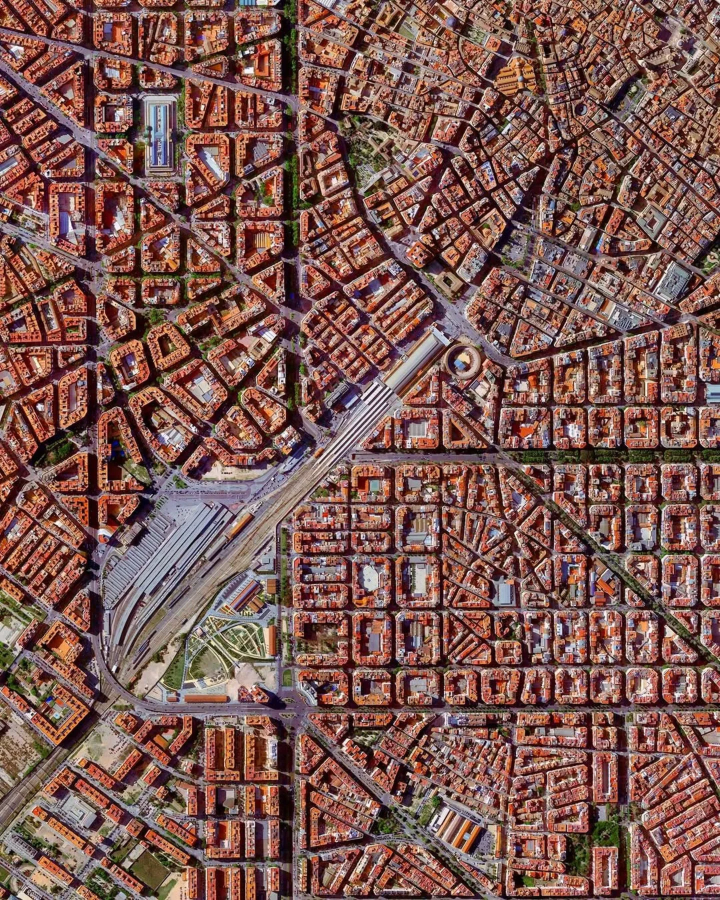
#> input picture landsat_2010.webp, 1440 x 1800 px, found by its file name (shown at 1/2 size)
$ jupyter execute Urban_Sprawl_Monitoring_Local_GIS_Image_Processing.ipynb   (shell and % lines are left out)
#> lines starting #> are read from the running program, lines starting #| are printed output that depends on the picture; after the words box and inside, x2 and y2 are one past the last pixel; in counts of white or black regions, pixels touching at a corner belong together
<a href="https://colab.research.google.com/github/manikanta318/Urban-Sprawl-Monitoring-Local-GIS-Image-Processing-/blob/main/Urban_Sprawl_Monitoring_Local_GIS_Image_Processing.ipynb" target="_parent"></a>

[cell 1]
# === Install required geospatial libraries ===

[cell 2]
# =========================================================
# URBAN SPRAWL MONITORING (Flexible for .tif / .jpg / .webp)
# =========================================================


import rasterio
import numpy as np
import matplotlib.pyplot as plt
import cv2
import warnings
import os

warnings.filterwarnings("ignore", category=rasterio.errors.NotGeoreferencedWarning)

# === Helper: NDBI Calculation ===
def calculate_ndbi(nir, swir):
    """Normalized Difference Built-up Index"""
    ndbi = (swir - nir) / (swir + nir + 1e-10)
    ndbi[np.isinf(ndbi)] = np.nan
    return ndbi

# === Helper: Smart image loader (handles .tif and .webp) ===
def load_image_auto(path):
#> called with path = '/content/landsat_2010.webp'
    ext = os.path.splitext(path)[1].lower()
    if ext in ['.tif', '.tiff']:
        src = rasterio.open(path)
        bands = src.count
        print(f"🛰️ Loaded GeoTIFF with {bands} bands")

        if bands >= 6:
            nir = src.read(5).astype('float32')
            swir = src.read(6).astype('float32')
            print("✅ Using NIR=Band5 & SWIR=Band6")
        elif bands >= 3:
            red = src.read(1).astype('float32')
            green = src.read(2).astype('float32')
            blue = src.read(3).astype('float32')
            nir, swir = red, blue
            print("⚠️ Only RGB found — simulating NIR=Red, SWIR=Blue")
        else:
            print("❌ Too few bands — generating random test data")
            nir = np.random.rand(512, 512)
            swir = np.random.rand(512, 512)
    else:
        print(f"🖼️ Loaded standard image: {path}")
        img = cv2.imread(path, cv2.IMREAD_COLOR)
#> img is the input picture: shape (1800, 1440, 3); mean B, G, R 81.7, 88.5, 125
        if img is None:
            raise FileNotFoundError(f"Image not found: {path}")
        img = cv2.cvtColor(img, cv2.COLOR_BGR2RGB).astype('float32') / 255.0
        red, green, blue = img[:, :, 0], img[:, :, 1], img[:, :, 2]
        nir, swir = red, blue
        print("⚠️ Non-GIS image — simulating NIR=Red & SWIR=Blue")

    return nir, swir

# === File paths ===
image_2010_path = "/content/landsat_2010.webp"
image_2020_path = "/content/landsat_2020.webp"

# === Load images ===
nir_2010, swir_2010 = load_image_auto(image_2010_path)
nir_2020, swir_2020 = load_image_auto(image_2020_path)
#> call 2 of load_image_auto, with path = '/content/landsat_2020.webp'
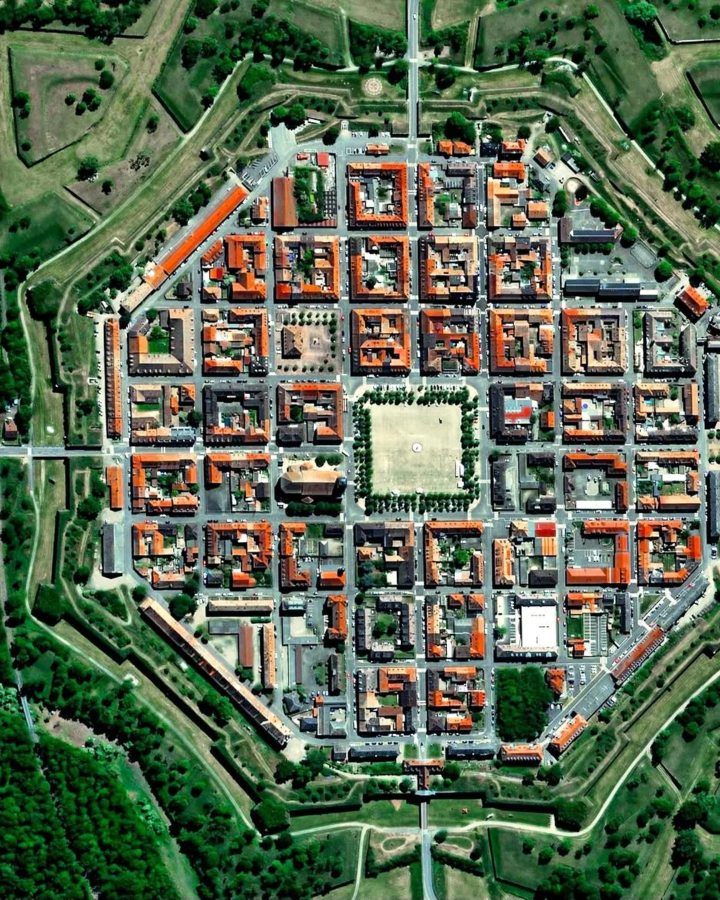
#> input picture landsat_2020.webp, 1440 x 1800 px, found by its file name (shown at 1/2 size)
#> in load_image_auto, img is the input picture: shape (1800, 1440, 3); mean B, G, R 82.7, 106.6, 90.5
#> in load_image_auto (call 2), `red, green, blue = img[:, :, 0], img[:, :, 1], img[:, :, 2]`:
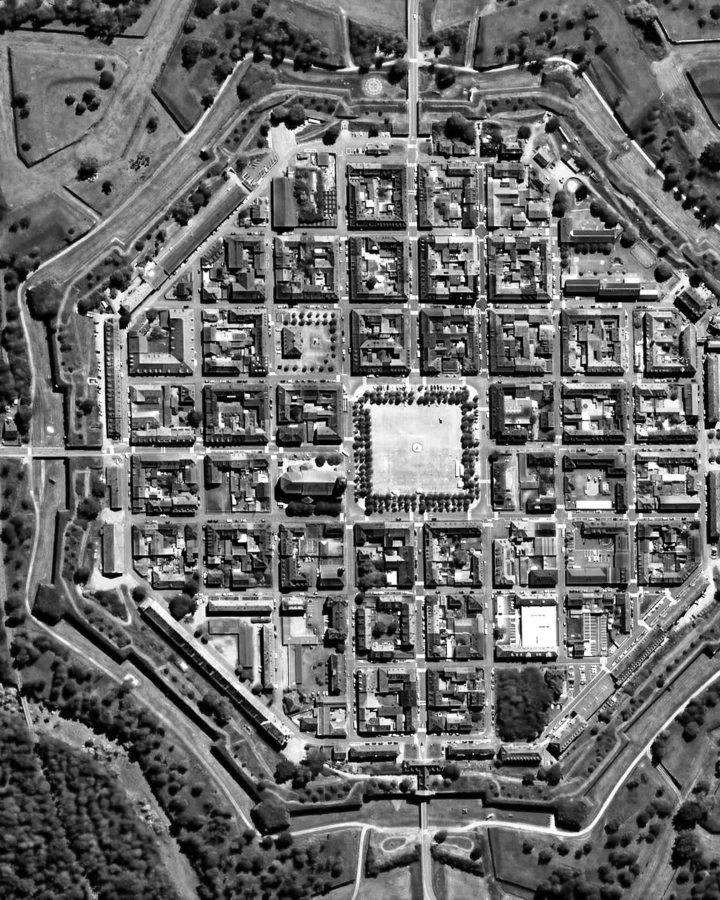
#> green: shape (1800, 1440) float32 (shown at 1/2 size); min 0, max 1, mean 0.418
#> in load_image_auto (call 2), `red, green, blue = img[:, :, 0], img[:, :, 1], img[:, :, 2]`:
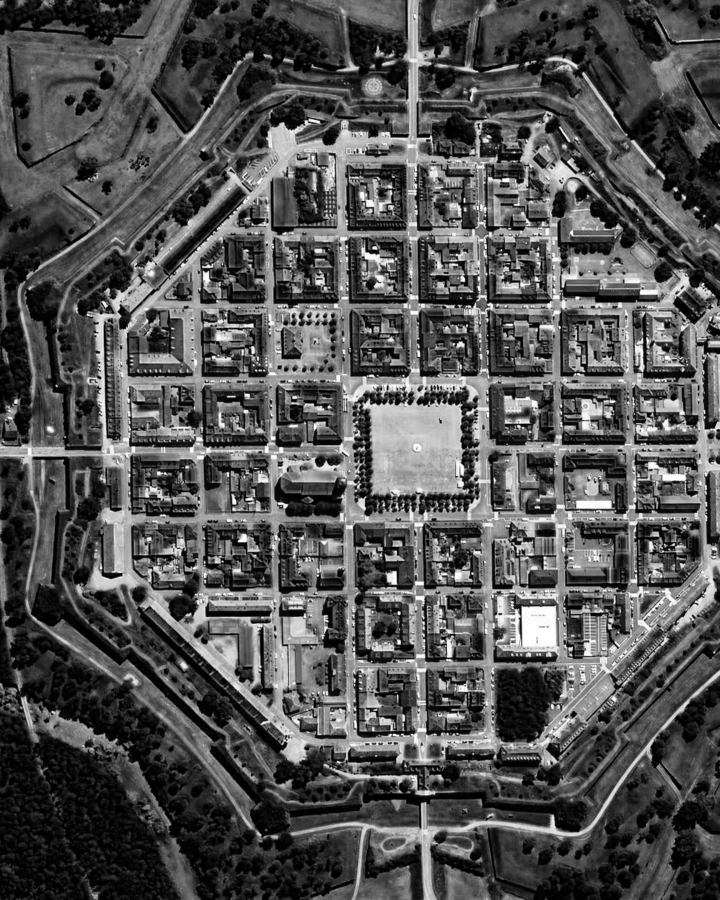
#> blue: shape (1800, 1440) float32 (shown at 1/2 size); min 0, max 1, mean 0.324

# === Compute NDBI ===
ndbi_2010 = calculate_ndbi(nir_2010, swir_2010)
ndbi_2020 = calculate_ndbi(nir_2020, swir_2020)
#> in calculate_ndbi (call 2), `ndbi = (swir - nir) / (swir + nir + 1e-10)`:
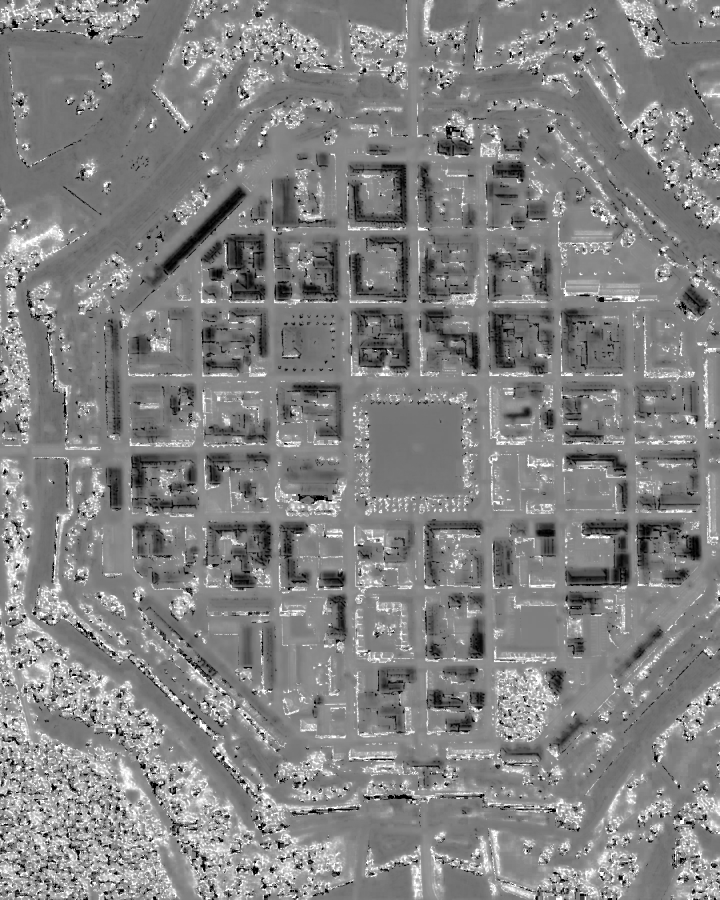
#> ndbi: shape (1800, 1440) float32 (shown at 1/2 size); min -1, max 1, mean 0.0302; drawn with min black and max white

# === Classify built-up ===
urban_2010 = np.where(ndbi_2010 > 0, 1, 0)
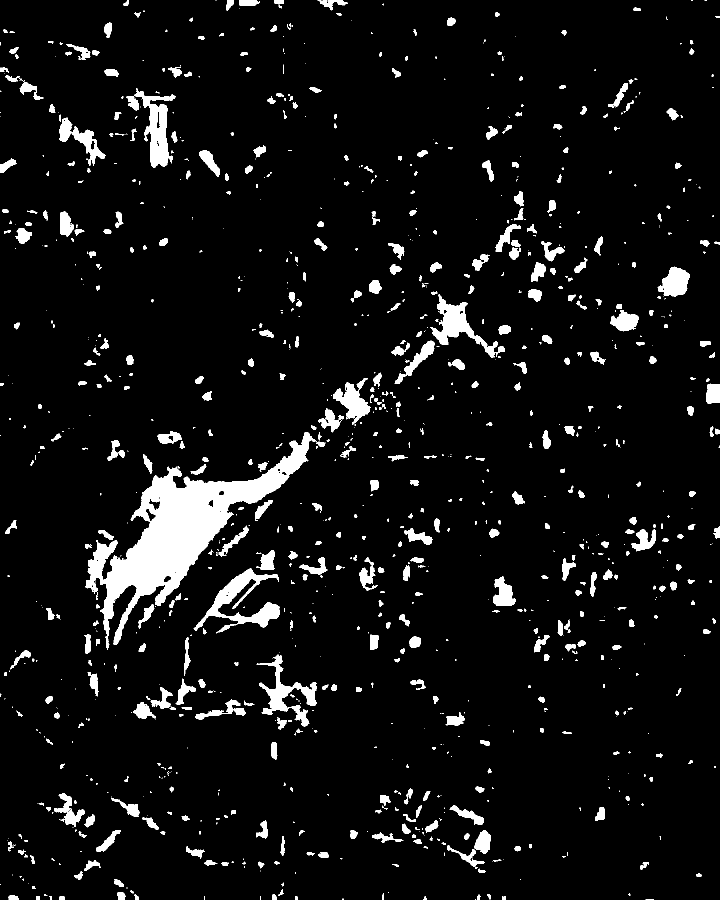
#> urban_2010: shape (1800, 1440) int64 (shown at 1/2 size); values 0 (black) and 1 (white), 6.5% white; 1130 white regions (554 under 20 px), largest, box (x1, y1, x2, y2) and area: (170, 865, 651, 1300) 47910, (387, 1137, 560, 1267) 6345, (252, 176, 351, 335) 5382
urban_2020 = np.where(ndbi_2020 > 0, 1, 0)
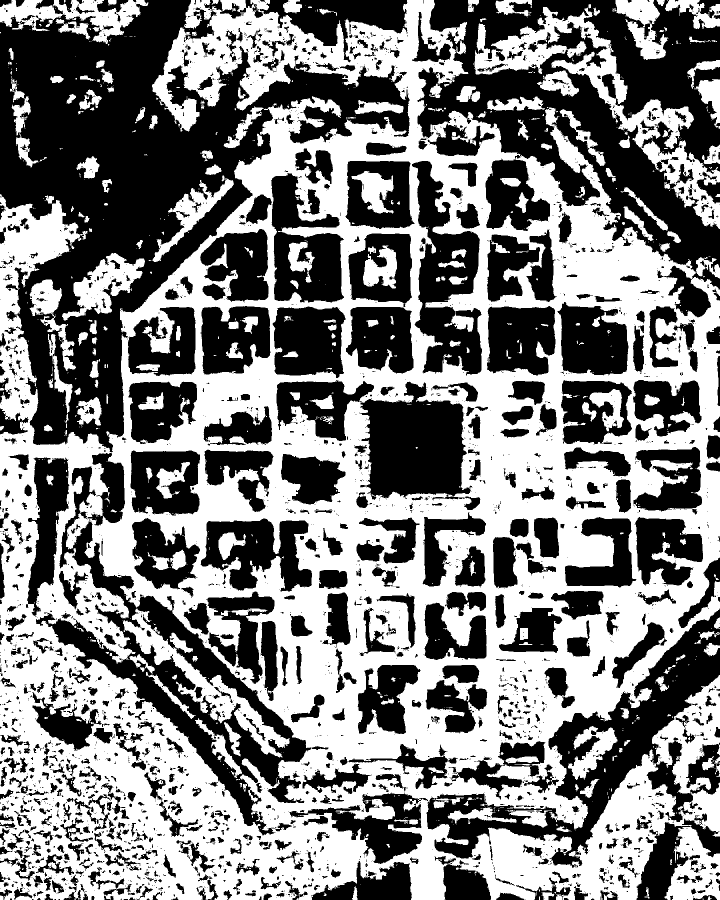
#> urban_2020: shape (1800, 1440) int64 (shown at 1/2 size); values 0 (black) and 1 (white), 50.2% white; 3379 black regions (2506 under 20 px), largest, box (x1, y1, x2, y2) and area: (0, 0, 819, 905) 262110, (835, 0, 1440, 544) 156562, (72, 933, 622, 1671) 65188

# === Detect change ===
change_map = urban_2020 - urban_2010  # 1=new urban, -1=lost urban
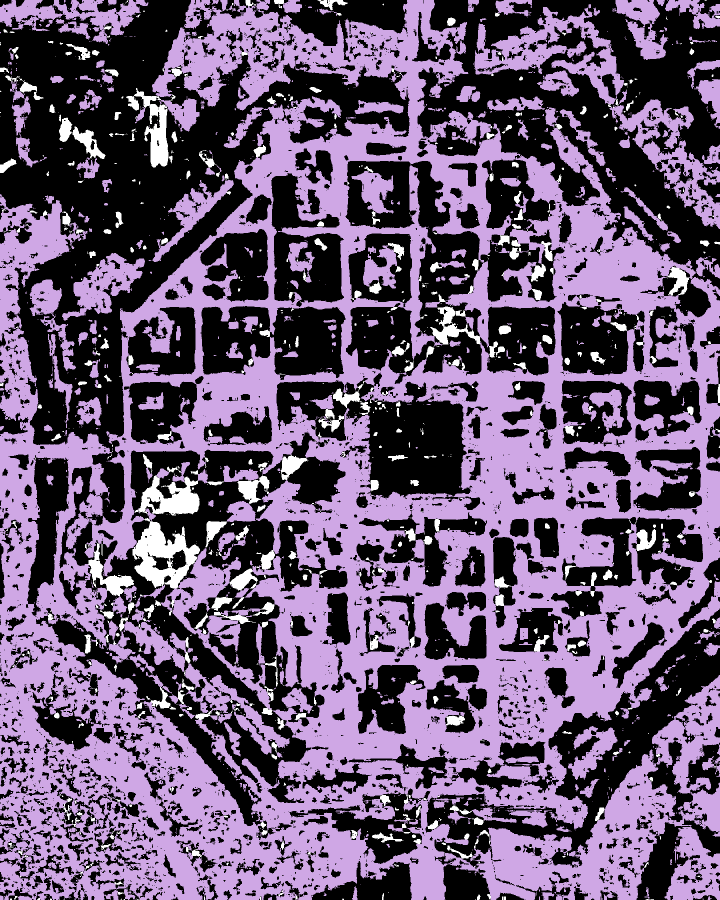
#> change_map: shape (1800, 1440) int64 (shown at 1/2 size); 3 distinct labels, from -1 to 1; one colour per label, 0 black, -1 white

# === Visualization ===
plt.figure(figsize=(16, 8))
plt.subplot(2, 3, 1)
plt.imshow(ndbi_2010, cmap='terrain')
plt.title("NDBI 2010")

plt.subplot(2, 3, 2)
plt.imshow(ndbi_2020, cmap='terrain')
plt.title("NDBI 2020")

plt.subplot(2, 3, 3)
plt.imshow(change_map, cmap='bwr', vmin=-1, vmax=1)
plt.title("Urban Change (Blue=Lost, Red=New)")

plt.subplot(2, 3, 4)
plt.imshow(urban_2010, cmap='gray')
plt.title("Urban Mask 2010")

plt.subplot(2, 3, 5)
plt.imshow(urban_2020, cmap='gray')
plt.title("Urban Mask 2020")

plt.subplot(2, 3, 6)
plt.imshow(change_map, cmap='bwr', vmin=-1, vmax=1)
plt.title("Urban Change Summary")

plt.tight_layout()
plt.show()

print("✅ Urban sprawl analysis complete.")
